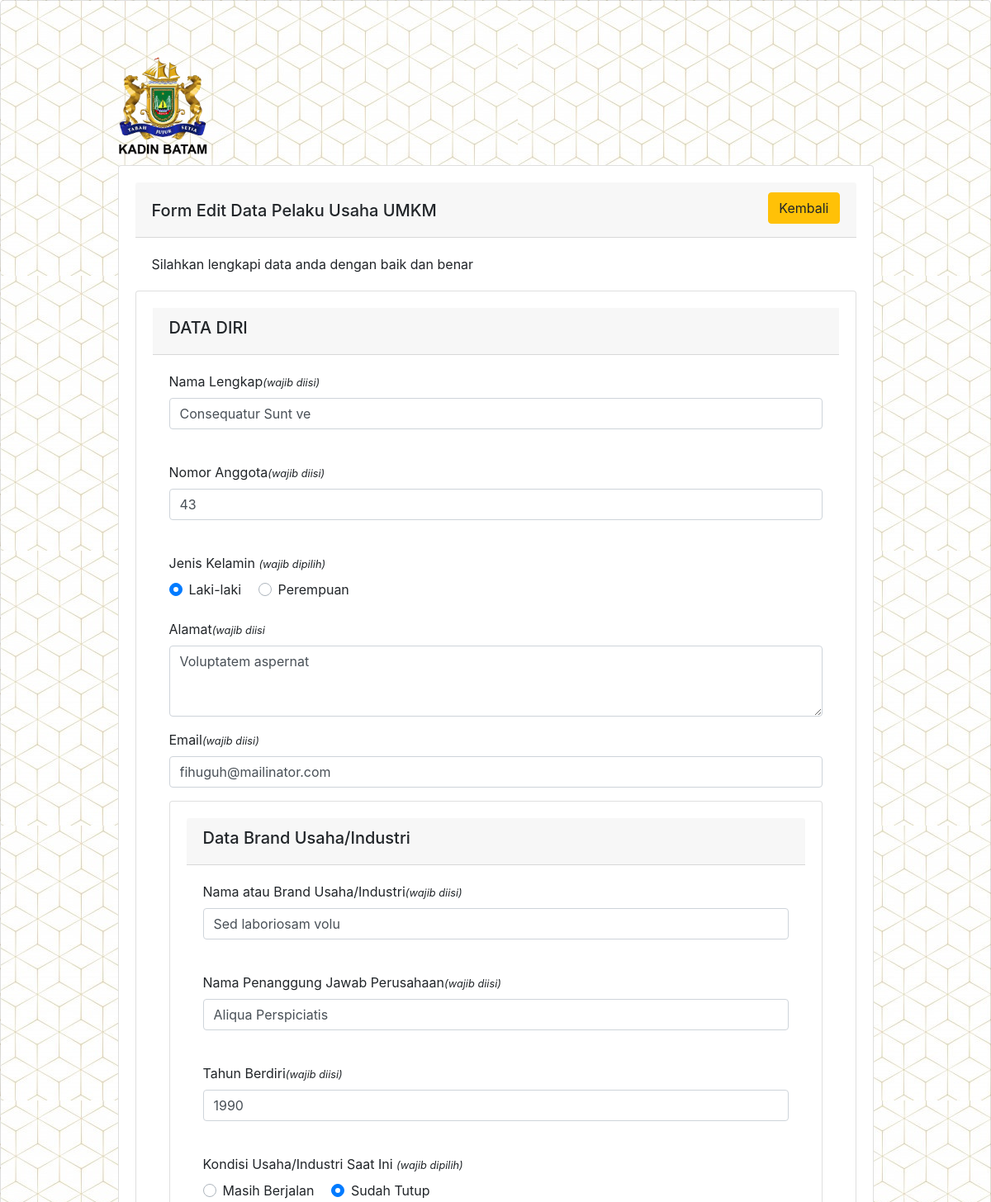
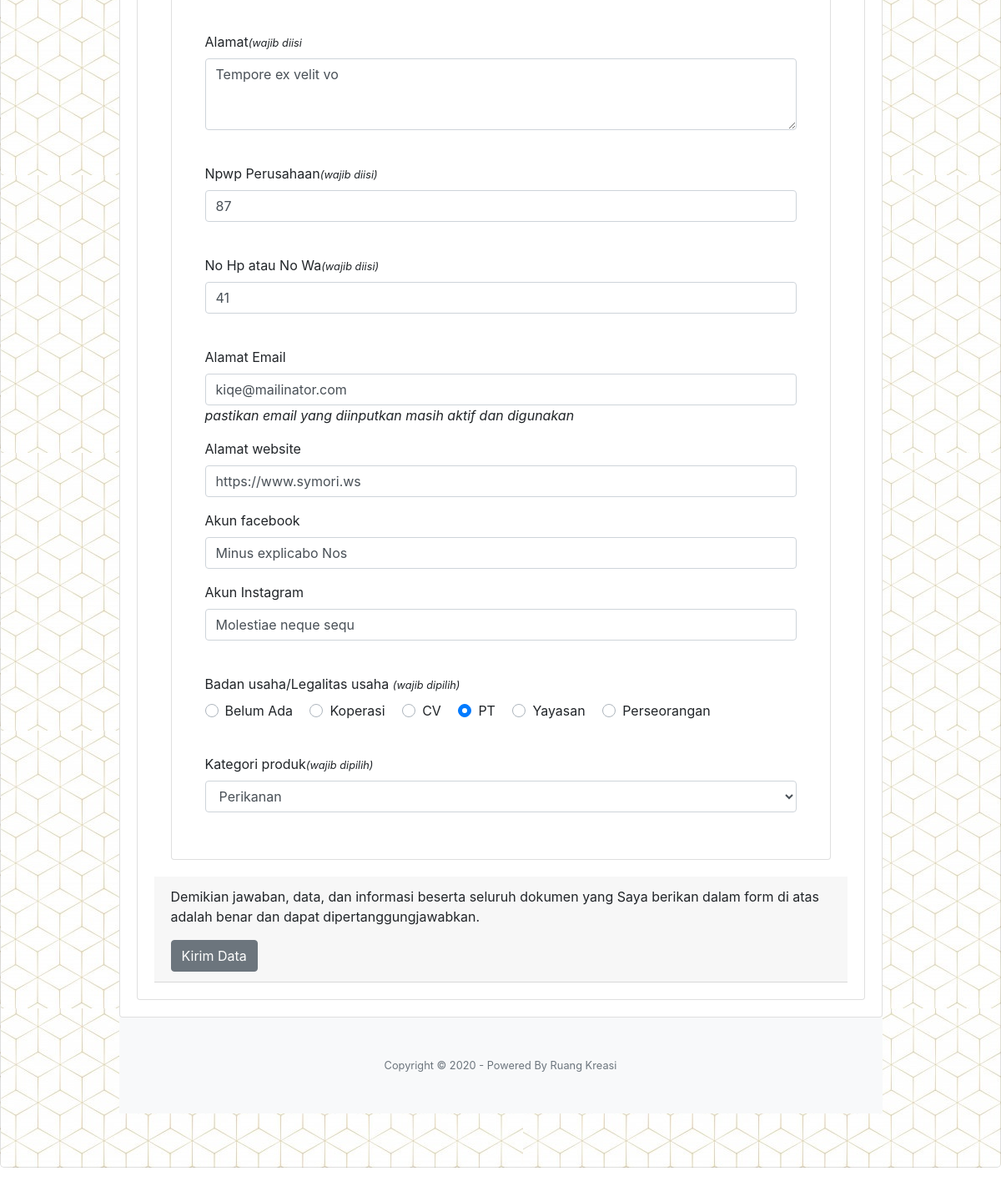
The app's page /page/editdata.php?id=26 with its own data (2 pictures, top to bottom).
### tables this page shows
CREATE TABLE IF NOT EXISTS `data_usaha` (
  `id` int(128) NOT NULL AUTO_INCREMENT,
  `id_user` int(11) NOT NULL,
  `nama_lengkap` longtext NOT NULL,
  `no_anggota` varchar(256) NOT NULL,
  `jenis_kelamin` text NOT NULL,
  `alamat` longtext NOT NULL,
  `email` varchar(128) NOT NULL,
  `nama_usaha` text NOT NULL,
  `nama_penanggungjawab` text NOT NULL,
  `tahun_berdiri` year(4) NOT NULL,
  `kondisi_usaha` text NOT NULL,
  `alamat_usaha` longtext NOT NULL,
  `npwp` varchar(128) NOT NULL,
  `no_hp` int(128) NOT NULL,
  `email_perusahaan` varchar(128) NOT NULL,
  `website_perusahaan` longtext NOT NULL,
  `account_facebook` varchar(128) NOT NULL,
  `account_instagram` varchar(100) NOT NULL,
  `badan_usaha` text NOT NULL,
  `kategori_produk` text NOT NULL,
  PRIMARY KEY (`id`)
);

### page/editdata.php (the view, shortened to what the rows shown need)
<?php
include "../controller/config.php";
$id = $_GET['id'];
$query = mysqli_query($con,"SELECT * FROM data_usaha where id='$id'") or die (mysqli_error($con)) ;
while($row = mysqli_fetch_array($query)) {
?>
<!DOCTYPE html>
<html lang="en">
<head>
    <link rel="stylesheet" href="https://stackpath.bootstrapcdn.com/bootstrap/4.5.2/css/bootstrap.min.css"
>
</head>
<body>
    <div class="jumbotron card card-image" style="background-image: url(../assets/img/cek.jpg);" style=" opacity: 30%;">
        <img src="../assets/img/kadinbatam.png" alt="" width="20%" style="margin-left: 50px;">
        <div class="col-md-10 offset-md-1 mt-2">
            <div class="card card-body">
                <div class="card-header">
                    <h5 class="text-left" style="float: left; margin-top: 10px;">Form Edit Data Pelaku Usaha UMKM</h5>
                    <a href="../page/home.php" class="btn btn-warning waves-effect waves-themed" style="float: right;"></i>
                        Kembali</a>
                </div>
                <div class="card-body">
                    <p class="card-text">Silahkan lengkapi data anda dengan baik dan benar</p>
                </div>
                <div class="card card-body">
                    <form action="../controller/update.php" method="POST">
                        <div class="card-header">
                            <h5>DATA DIRI</h5>
                        </div>
                        <div class="card-body">
                            <div class="form-group">
                                <label for="">Nama Lengkap<small class="font-italic help-block">(wajib
                                        diisi)</small></label>
                                <input type="text" class="form-control" id="nama_lengkap" name="nama_lengkap"
                                    value="<?php echo $row['nama_lengkap'];?>" required="required"
                                    placeholder="Nama Lengkap">
                            </div>
                            <br />
                            <div class="form-group">
                                <label for="">Nomor Anggota<small class="font-italic help-block">(wajib
                                        diisi)</small></label>
                                <input type="number" class="form-control" id="no_anggota" name="no_anggota"
                                    value="<?php echo $row['no_anggota'];?>" required="required"
                                    placeholder="Nomor Anggota">
                            </div>
                            <br />
                            <div class="form-group">
                                <label for="">Jenis Kelamin <small class="font-italic help-block">(wajib
                                        dipilih)</small></label>
                                <div class="frame-wrap">
                                    <div class="custom-control custom-radio custom-control-inline">
                                        <label class="custom-control-label" for="defaultUnchecked">Laki-laki</label>
                                    </div>
                                    <div class="custom-control custom-radio custom-control-inline">
                                        <label class="custom-control-label" for="defaultIndeterminate">Perempuan</label>
                                    </div>
                                    <br>
                                    <br>
                                    <div class="form-group">
                                        <label for="">Alamat<small class="font-italic help-block">(wajib
                                                diisi</small></label>
                                        <textarea class="form-control" id="alamat" name="alamat" required="required"
                                            rows="3"><?php echo $row['alamat'];?></textarea>
                                    </div>
                                    <div class="form-group">
                                        <label for="">Email<small class="font-italic help-block">(wajib
                                                diisi)</small></label>
                                        <input type="" class="form-control" id="email" name="email"
                                            value="<?php echo $row['email'];?>" required="required" placeholder="Email">
                                    </div>
                                </div>
                            </div>
                            <div class="card card-body">
                                <div class="card-header">
                                    <h5>Data Brand Usaha/Industri</h5>
                                </div>
                                <div class="card-body">
                                    <div class="form-group">
                                        <label for="">Nama atau Brand Usaha/Industri<small
                                                class="font-italic help-block">(wajib
                                                diisi)</small></label>
                                        <input type="text" class="form-control" id="nama_usaha" name="nama_usaha"
                                            value="<?php echo $row['nama_usaha'];?>" required="required"
                                            placeholder="Nama Brand">
                                    </div>
                                    <br />
                                    <div class="form-group">
                                        <label for="">Nama Penanggung Jawab Perusahaan<small
                                                class="font-italic help-block">(wajib diisi)</small></label>
                                        <input type="text" class="form-control" id="nama_penanggungjawab"
                                            name="nama_penanggungjawab"
                                            value="<?php echo $row['nama_penanggungjawab'];?>" required="required"
                                            placeholder="Nama Penanggung Jawab">
                                    </div>
                                    <br />
                                    <div class="form-group">
                                        <label for="">Tahun Berdiri<small class="font-italic help-block">(wajib
                                                diisi)</small></label>
                                        <input type="number" class="form-control" id="tahun_berdiri"
                                            name="tahun_berdiri" value="<?php echo $row['tahun_berdiri'];?>"
                                            required="required" placeholder="Mulai Mendirikan Usaha Sejak">
                                    </div>
                                    <br />
                                    <div class="form-group">
                                        <label for="">Kondisi Usaha/Industri Saat Ini <small
                                                class="font-italic help-block">(wajib dipilih)</small></label>
                                        <div class="frame-wrap">
                                            <div class="custom-control custom-radio custom-control-inline">
                                                <label class="custom-control-label" for="kondisi_usaha1">Masih
                                                    Berjalan</label>
                                            </div>
                                            <div class="custom-control custom-radio custom-control-inline">
                                                <label class="custom-control-label" for="kondisi_usaha2">Sudah
                                                    Tutup</label>
                                            </div>
                                        </div>
                                    </div>
                                    <br />
                                    <div class="form-group">
                                        <label for="">Alamat<small class="font-italic help-block">(wajib
                                                diisi</small></label>
                                        <textarea class="form-control" id="alamat_usaha" name="alamat_usaha"
                                            required="required" rows="3"><?php echo $row['alamat_usaha'];?></textarea>
                                    </div>
                                    <br />
                                    <div class="form-group">
                                        <label for="">Npwp Perusahaan<small class="font-italic help-block">(wajib
                                                diisi)</small></label>
                                        <input type="number" class="form-control" id="npwp" name="npwp"
                                            value="<?php echo $row['npwp'];?>" required="required"
                                            placeholder="Nomor Hp/Wa">
                                    </div>
                                    <br />
                                    <div class="form-group">
                                        <label for="">No Hp atau No Wa<small class="font-italic help-block">(wajib
                                                diisi)</small></label>
                                        <input type="number" class="form-control" id="no_hp" name="no_hp"
                                            value="<?php echo $row['no_hp'];?>" required="required"
                                            placeholder="Nomor Hp/Wa">
                                    </div>
                                    <br />
                                    <div class="form-group">
                                        <label for="">Alamat Email</label>
                                        <input type="email" class="form-control" id="email_perusahaan" name="email_perusahaan"
                                            value="<?php echo $row['email_perusahaan'];?>" required="required"
                                            placeholder="Alamat Email">
                                        <i>pastikan email yang diinputkan masih aktif dan digunakan</i>
                                    </div>
                                    <div class="form-group">
                                        <label for="">Alamat website</label>
                                        <input type="text" class="form-control" id="website_perusahaan"
                                            name="website_perusahaan" value="<?php echo $row['website_perusahaan'];?>"
                                            required="required" placeholder="Alamat Website">
                                    </div>
                                    <div class="form-group">
                                        <label for="">Akun facebook</label>
                                        <input type="text" class="form-control" id="account_facebook" name="account_facebook"
                                            value="<?php echo $row['account_facebook'];?>" required="required"
                                            placeholder="Akun Facebook">
                                    </div>
                                    <div class="form-group">
                                        <label for="">Akun Instagram</label>
                                        <input type="text" class="form-control" id="account_instagram" name="account_instagram"
                                            value="<?php echo $row['account_instagram'];?>" required="required"
                                            placeholder="Akun Instagram">
                                    </div>
                                    <br />
                                    <div class="form-group">
                                        <label for="">Badan usaha/Legalitas usaha <small
                                                class="font-italic help-block">(wajib dipilih)</small></label>
                                        <div class="frame-wrap">
                                            <div class="custom-control custom-radio custom-control-inline">
                                                <label class="custom-control-label" for="badan_usaha1">Belum Ada
                                                </label>
                                            </div>
                                            <div class="custom-control custom-radio custom-control-inline">
                                                <label class="custom-control-label" for="badan_usaha2">Koperasi
                                                </label>
                                            </div>
                                            <div class="custom-control custom-radio custom-control-inline">
                                                <label class="custom-control-label" for="badan_usaha3">CV
                                                </label>
                                            </div>
                                            <div class="custom-control custom-radio custom-control-inline">
                                                <label class="custom-control-label" for="badan_usaha4">PT
                                                </label>
                                            </div>
                                            <div class="custom-control custom-radio custom-control-inline">
                                                <label class="custom-control-label" for="badan_usaha5">
                                                    Yayasan</label>
                                            </div>
                                            <div class="custom-control custom-radio custom-control-inline">
                                                <label class="custom-control-label" for="badan_usaha6">Perseorangan
                                                </label>
                                            </div>
                                        </div>
                                    </div>
                                    <br />
                                    <div class="form-group">
                                        <label for="produk">Kategori produk<small class="font-italic help-block">(wajib
                                                dipilih)</small></label>
                                        <select class="form-control" id="kategori_produk" name="kategori_produk">
                                            <option value="Perikanan"
                                                <?php if($row['kategori_produk'] == 'Perikanan'){ echo 'selected'; } ?>>
                                                Perikanan</option>
                                        </select>
                                    </div>
                                </div>
                            </div>
                        </div>
                        <div class="card-header">
                            <p>Demikian jawaban, data, dan informasi beserta seluruh dokumen yang Saya berikan dalam
                                form di
                                atas adalah benar dan dapat dipertanggungjawabkan.
                            </p>
                            <button class="btn btn-secondary" type="submit"
                                onclick="return confirm('Apakah Anda Yakin Ingin Mengupdate Data Ini?')"
                                value="update">Kirim Data</button>
                        </div>
                    </form>
                    <?php } ?>
                </div>
            </div>
            <footer class="bg-light py-5">
            </footer>
        </div>
</body>
</html>

### records on screen
data_usaha: nama_lengkap "Consequatur Sunt ve", no_anggota "43", alamat "Voluptatem aspernat", email "fihuguh@mailinator.com", nama_usaha "Sed laboriosam volu", nama_penanggungjawab "Aliqua Perspiciatis", tahun_berdiri "1990", alamat_usaha "Tempore ex velit vo", npwp "87", no_hp "41", email_perusahaan "kiqe@mailinator.com", website_perusahaan "https://www.symori.ws", account_facebook "Minus explicabo Nos", account_instagram "Molestiae neque sequ", kategori_produk "Perikanan"
